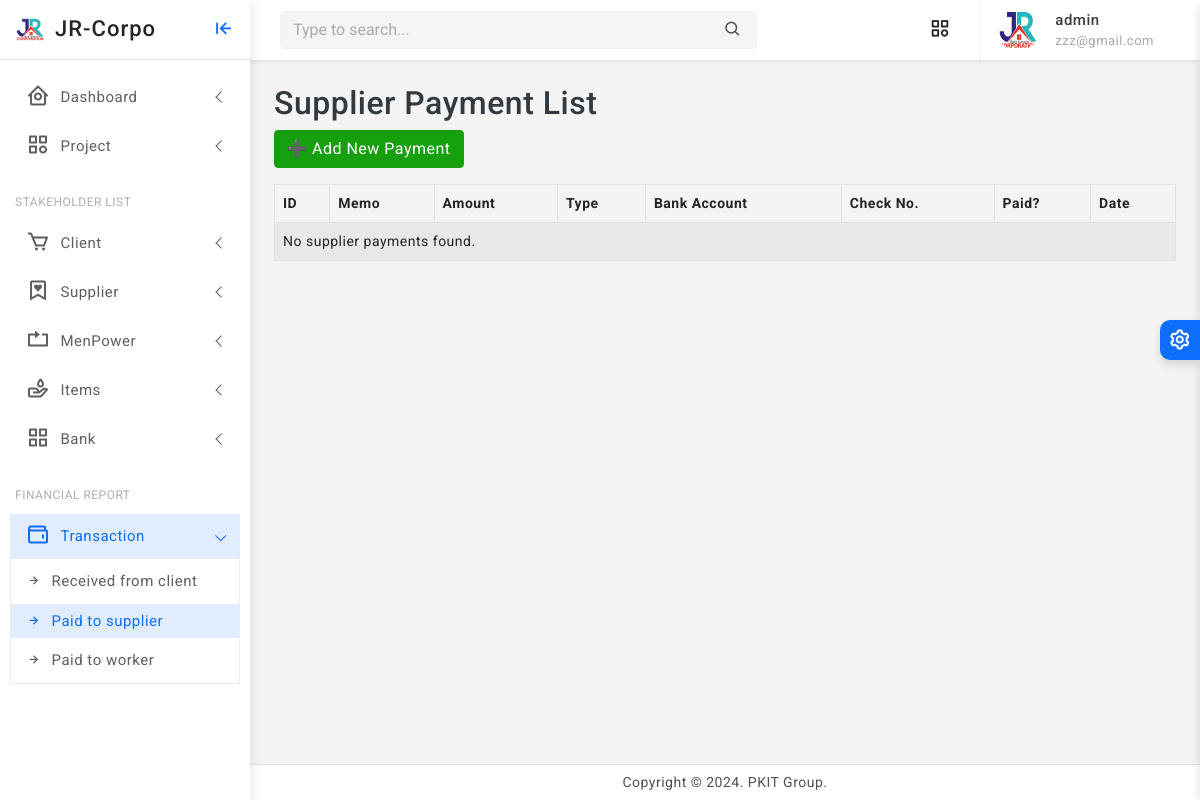
Before: /supplier-payment/list/ (signed in) with the older database file.
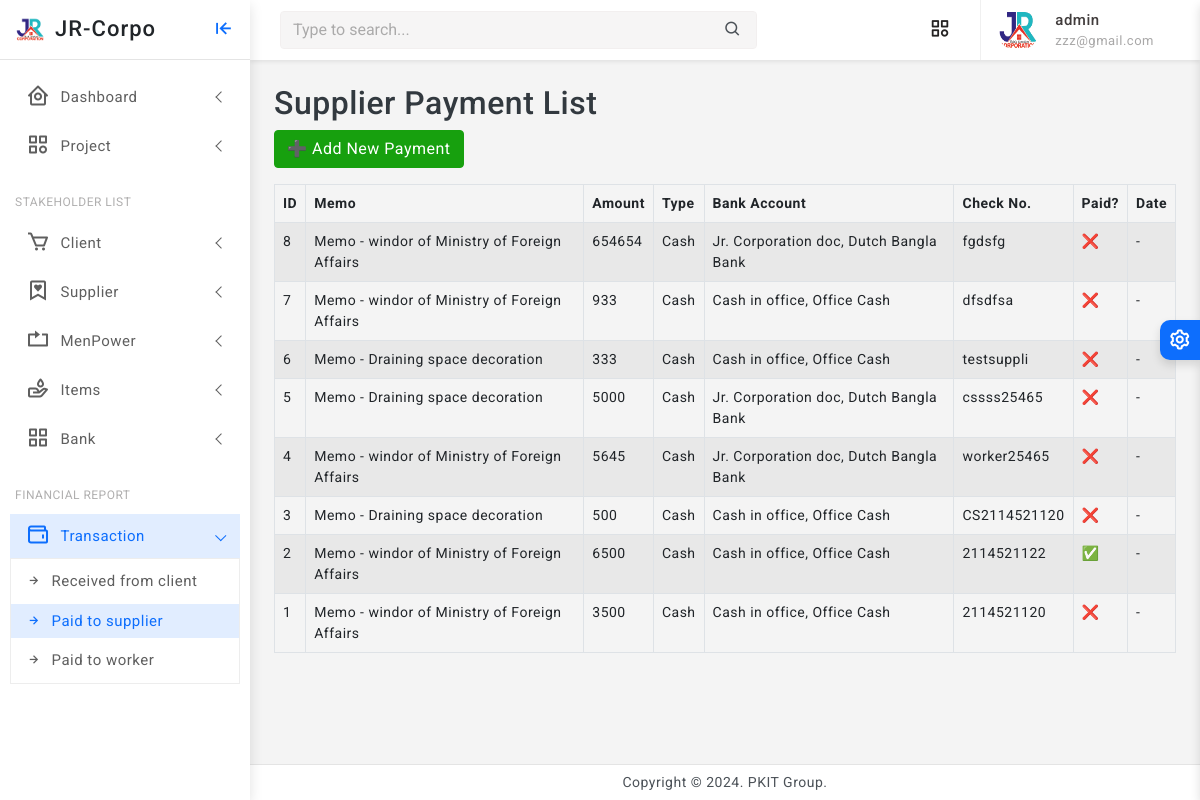
After: the same page with the newer database file.
### finance/models.py (models this page shows, shortened)
class SupplierPayment(models.Model):
    PAYMENT_TYPE_CHOICES = [
        ('CASH', 'Cash'),
        ('CHEQUE', 'Cheque'),
        ('FTGS', 'FTGS'),
        ('OTHER', 'Other'),
    ]
    memo = models.ForeignKey('core.Memo', on_delete=models.CASCADE)
    amount = models.PositiveIntegerField()
    type = models.CharField(max_length=20, choices=PAYMENT_TYPE_CHOICES)
    bank_account = models.ForeignKey('BankAccount', on_delete=models.PROTECT)
    check_number = models.CharField(max_length=100, blank=True, null=True, help_text="Only fill this if payment is not Cash.")
    is_payment_done = models.BooleanField(default=False)

class BankAccount(models.Model):
    ACCOUNT_TYPES = [
        ('SAVINGS', 'Savings'),
        ('CURRENT', 'Current'),
        ('FIXED', 'Fixed Deposit'),
    ]
    bank = models.ForeignKey(Bank, on_delete=models.SET_NULL, null=True, blank=True, help_text="Select bank name")
    account_name = models.CharField(max_length=100, help_text="Account holder's name")
    account_number = models.CharField(max_length=50, unique=True)
    account_type = models.CharField(max_length=10, choices=ACCOUNT_TYPES, default='SAVINGS')
    balance = models.PositiveIntegerField(default=0)
    created_at = models.DateTimeField(auto_now_add=True)
    def __str__(self):
        return f"{self.account_name}, {self.bank}"
    class Meta:
        verbose_name = "Bank Account"
        verbose_name_plural = "Bank Accounts"

class Bank(models.Model):
    name = models.CharField(max_length=100)
    def __str__(self):
        return self.name

### core/models.py (models this page shows, shortened)
class Memo(models.Model):
    project = models.ForeignKey(Project, on_delete=models.CASCADE, related_name='item_memos')
    supplier = models.ForeignKey(Supplier, on_delete=models.CASCADE, related_name='memos')
    items = models.ManyToManyField(Item, related_name='memos')
    amount = models.PositiveIntegerField(default=0)
    payment_balance = models.PositiveIntegerField(default=0, null=True, blank=True)
    created_at = models.DateTimeField(auto_now_add=True)
    updated_at = models.DateTimeField(auto_now=True)
    def __str__(self):
        return f"Memo - {self.project.name}"

class Project(models.Model):
    STATUS_CHOICES = [
        ('RUNNING', 'Running'),
        ('TRIAL', 'Trial Period'),
        ('CLOSED', 'Closed'),
        ('OTHER', 'Other'),
    ]
    company = models.ForeignKey(Company, on_delete=models.CASCADE, related_name='projects')
    name = models.CharField(max_length=255)
    location = models.CharField(max_length=255)
    approximate_bill = models.PositiveIntegerField(default=0)
    current_cost = models.PositiveIntegerField(default=0, null=True, blank=True)
    final_bill = models.PositiveIntegerField(default=0, null=True, blank=True)
    current_paid = models.PositiveIntegerField(default=0, null=True, blank=True)
    created_at = models.DateTimeField(auto_now_add=True)
    updated_at = models.DateTimeField(auto_now=True)
    status = models.CharField(max_length=10, null=True, blank=True, choices=STATUS_CHOICES, default='RUNNING')

### finance/views.py (the view)
# urls.py: path('supplier-payment/list/', views.supplier_payment_list, name='supplier_payment_list'),
@staff_required
def supplier_payment_list(request):
    payments = SupplierPayment.objects.select_related('memo', 'bank_account').all().order_by('-id')
    return render(request, 'payment/supplier_payment_list.html', {'payments': payments})

### finance/views.py (called while the page is built)
def staff_required(view_func):
    return user_passes_test(lambda u: u.is_authenticated and u.is_staff)(view_func)

### finance/templates/payment/supplier_payment_list.html
{% extends 'partials/base0.html' %}
{% load static %}
{% block content %}
    <h2>Supplier Payment List</h2>
    <a href="{% url 'create_supplier_payment' %}" class="btn btn-success mb-3">➕ Add New Payment</a>
    <table class="table table-bordered table-striped">
        <thead>
            <tr>
                <th>ID</th>
                <th>Memo</th>
                <th>Amount</th>
                <th>Type</th>
                <th>Bank Account</th>
                <th>Check No.</th>
                <th>Paid?</th>
                <th>Date</th>
            </tr>
        </thead>
        <tbody>
            {% for payment in payments %}
                <tr>
                    <td>{{ payment.id }}</td>
                    <td>{{ payment.memo }}</td>
                    <td>{{ payment.amount }}</td>
                    <td>{{ payment.get_type_display }}</td>
                    <td>{{ payment.bank_account }}</td>
                    <td>{{ payment.check_number }}</td>
                    <td>{{ payment.is_payment_done|yesno:"✅,❌" }}</td>
                    <td>{{ payment.created_at|default:"-" }}</td>
                </tr>
            {% empty %}
                <tr>
                    <td colspan="8">No supplier payments found.</td>
                </tr>
            {% endfor %}
        </tbody>
    </table>
{% endblock %}

### templates/partials/base0.html (shortened to what this page needs)
<!doctype html>
<html lang="en">
{% load static %}
<head>
	<link href="{% static 'assets/plugins/vectormap/jquery-jvectormap-2.0.2.css' %}" rel="stylesheet"/>
	<link href="{% static 'assets/plugins/simplebar/css/simplebar.css' %}" rel="stylesheet" />
	<link href="{% static 'assets/plugins/perfect-scrollbar/css/perfect-scrollbar.css' %}" rel="stylesheet" />
	<link href="{% static 'assets/plugins/metismenu/css/metisMenu.min.css' %}" rel="stylesheet" />
	<link href="{% static 'assets/css/pace.min.css' %}" rel="stylesheet" />
	<link href="{% static 'assets/css/bootstrap.min.css' %}" rel="stylesheet">
	<link href="{% static 'assets/css/app.css' %}" rel="stylesheet">
	<link href="{% static 'assets/css/icons.css' %}" rel="stylesheet">
	<link rel="stylesheet" href="{% static 'assets/css/dark-theme.css' %}" />
	<link rel="stylesheet" href="{% static 'assets/css/semi-dark.css' %}" />
	<link rel="stylesheet" href="{% static 'assets/css/header-colors.css' %}" />
		<link rel="stylesheet" href="https://use.fontawesome.com/releases/v5.15.2/css/all.css"
>
</head>
<body>
	<div class="wrapper">
		<div class="sidebar-wrapper" data-simplebar="true">
			<div class="sidebar-header">
				<div>
					<img src="{% static 'assets/images/jr.png' %} " class="logo-icon" alt="logo icon">
				</div>
				<div>
				<a href="{% url 'home' %}" class="text-decoration-none">
					<h4 class="logo-text text-dark">JR-Corpo</h4>
				</a>
				</div>
				<div class="toggle-icon ms-auto"><i class='bx bx-arrow-to-left'></i>
				</div>
			</div>
			<ul class="metismenu" id="menu">
				<li>
					<a href="javascript:;" class="has-arrow">
						<div class="parent-icon"><i class='bx bx-home-circle'></i>
						</div>
						<div class="menu-title">Dashboard</div>
					</a>
				</li>
				<li>
					<a href="javascript:;" class="has-arrow">
						<div class="parent-icon"><i class="bx bx-category"></i>
						</div>
						<div class="menu-title">Project</div>
					</a>
				</li>
				<li class="menu-label">Stakeholder List</li>
				<li>
					<a href="javascript:;" class="has-arrow">
						<div class="parent-icon"><i class='bx bx-cart'></i>
						</div>
						<div class="menu-title"> Client </div>
					</a>
				</li>
				<li>
					<a class="has-arrow" href="javascript:;">
						<div class="parent-icon"><i class='bx bx-bookmark-heart'></i>
						</div>
						<div class="menu-title">Supplier</div>
					</a>
				</li>
				<li>
					<a class="has-arrow" href="javascript:;">
						<div class="parent-icon"><i class="bx bx-repeat"></i>
						</div>
						<div class="menu-title">MenPower</div>
					</a>
				</li>
				<li>
					<a class="has-arrow" href="javascript:;">
						<div class="parent-icon"> <i class="bx bx-donate-blood"></i>
						</div>
						<div class="menu-title">Items</div>
					</a>
				</li>
				<li>
					<a class="has-arrow" href="javascript:;">
						<div class="parent-icon"><i class="bx bx-grid-alt"></i>
						</div>
						<div class="menu-title">Bank</div>
					</a>
				</li>
				<li class="menu-label">Financial Report</li>
				<li>
					<a class="has-arrow" href="javascript:;">
						<div class="parent-icon"><i class='bx bx-wallet'></i>
						</div>
						<div class="menu-title">Transaction </div>
					</a>
					<ul>
						<li> <a href="{% url 'transaction_list' %}"><i class="bx bx-right-arrow-alt"></i>Received from client</a></li>
						<li> <a href="{% url 'supplier_payment_list' %}"><i class="bx bx-right-arrow-alt"></i>Paid to supplier</a></li>
						<li> <a href="{% url 'menpower_payment_list' %}"><i class="bx bx-right-arrow-alt"></i>Paid to worker</a></li>
					</ul>
				</li>
			</ul>
		</div>
	<header>
			<div class="topbar d-flex align-items-center">
				<nav class="navbar navbar-expand">
					<div class="search-bar flex-grow-1">
						<div class="position-relative search-bar-box">
							<input type="text" class="form-control search-control" placeholder="Type to search..."> <span class="position-absolute top-50 search-show translate-middle-y"><i class='bx bx-search'></i></span>
						</div>
					</div>
					<div class="top-menu ms-auto">
						<ul class="navbar-nav align-items-center">
							<li class="nav-item dropdown dropdown-large">
								<a class="nav-link dropdown-toggle dropdown-toggle-nocaret" href="#" role="button" data-bs-toggle="dropdown" aria-expanded="false">	<i class='bx bx-category'></i>
								</a>
							</li>
						</ul>
					</div>
					<div class="user-box dropdown">
						<a class="d-flex align-items-center nav-link dropdown-toggle dropdown-toggle-nocaret" href="#" role="button" data-bs-toggle="dropdown" aria-expanded="false">
							<img src="{% static 'assets/images/jr.png' %}" class="user-img" alt="user avatar">
							<div class="user-info ps-3">
								<p class="user-name mb-0">{{ user.username }}</p>
								<p class="designattion mb-0">{{ user.email }}</p>
							</div>
						</a>
					</div>
				</nav>
			</div>
	</header>
		<div class="page-wrapper">
			<div class="page-content">
				{% block content %}
				{% endblock %}
			</div>
		</div>
		<footer class="page-footer">
			<p class="mb-0">Copyright © 2024. PKIT Group.</p>
		</footer>
	</div>
	<div class="switcher-wrapper">
		<div class="switcher-btn"> <i class='bx bx-cog bx-spin'></i>
		</div>
	</div>
</body>
</html>

Changed rows visible on the page:
added SupplierPayment: id "8", memo "Memo - windor of Ministry of Foreign Affairs", amount "654654", type "Cash", bank_account "Jr. Corporation doc, Dutch Bangla Bank", check_number "fgdsfg", is_payment_done "❌", created_at "-"
added SupplierPayment: id "7", memo "Memo - windor of Ministry of Foreign Affairs", amount "933", type "Cash", bank_account "Cash in office, Office Cash", check_number "dfsdfsa", is_payment_done "❌", created_at "-"
added SupplierPayment: id "6", memo "Memo - Draining space decoration", amount "333", type "Cash", bank_account "Cash in office, Office Cash", check_number "testsuppli", is_payment_done "❌", created_at "-"
added SupplierPayment: id "5", memo "Memo - Draining space decoration", amount "5000", type "Cash", bank_account "Jr. Corporation doc, Dutch Bangla Bank", check_number "cssss25465", is_payment_done "❌", created_at "-"
added SupplierPayment: id "4", memo "Memo - windor of Ministry of Foreign Affairs", amount "5645", type "Cash", bank_account "Jr. Corporation doc, Dutch Bangla Bank", check_number "worker25465", is_payment_done "❌", created_at "-"
added SupplierPayment: id "3", memo "Memo - Draining space decoration", amount "500", type "Cash", bank_account "Cash in office, Office Cash", check_number "CS2114521120", is_payment_done "❌", created_at "-"
added SupplierPayment: id "2", memo "Memo - windor of Ministry of Foreign Affairs", amount "6500", type "Cash", bank_account "Cash in office, Office Cash", check_number "2114521122", is_payment_done "✅", created_at "-"
added SupplierPayment: id "1", memo "Memo - windor of Ministry of Foreign Affairs", amount "3500", type "Cash", bank_account "Cash in office, Office Cash", check_number "2114521120", is_payment_done "❌", created_at "-"
Other visible differences:
text no longer shown: "No supplier payments found."
